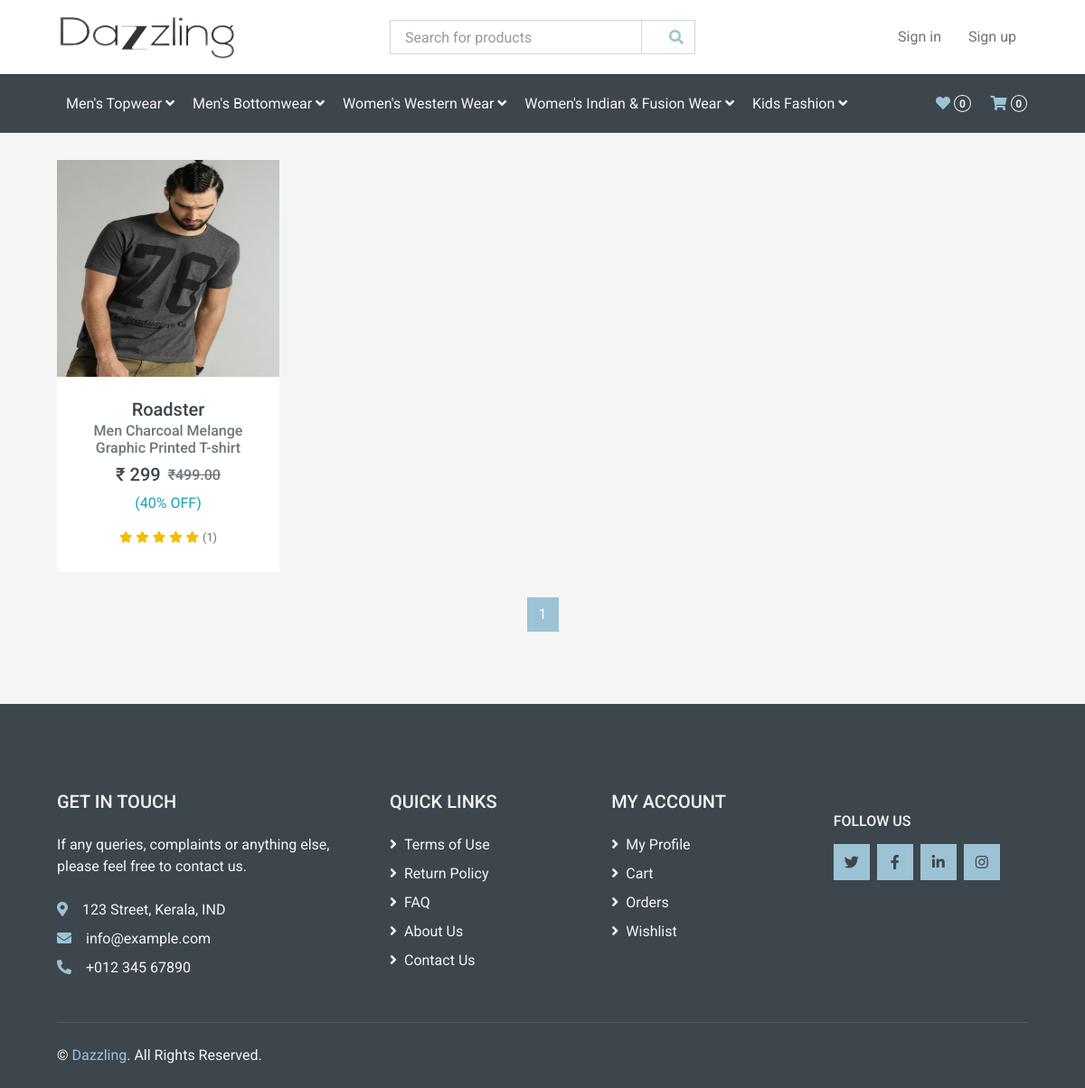
Page /products_list/t-shits/ on the committed database.
### shop/models.py (models this page shows, shortened)
class SubCategory(models.Model):
    name = models.CharField(max_length=100, unique=True)
    slug = models.SlugField(max_length=100, unique=True)
    desc = models.TextField(default='')
    img = models.ImageField(upload_to='subcat', default='')

class Products(models.Model):
    name = models.CharField(max_length=100)
    desc = models.CharField(max_length=150)
    slug = models.SlugField(max_length=150, unique=True)
    img = models.ImageField(upload_to='products')
    img1 = models.ImageField(upload_to='products', default='')
    img2 = models.ImageField(upload_to='products', default='')
    color = models.CharField(max_length=50, default='')
    sec_color = models.CharField(max_length=50, default='', blank=True)
    info = models.TextField(default='')
    fabric = models.CharField(max_length=50, default='')
    length = models.CharField(max_length=50, default='', blank=True)
    pattern = models.CharField(max_length=50, default='', blank=True)
    occasion = models.CharField(max_length=50, default='')
    ideal_for = models.CharField(max_length=50, default='')
    wash_care = models.CharField(max_length=50, default='')
    brand = models.ForeignKey(Brands, on_delete=models.CASCADE, default='')
    stock_xs = models.IntegerField(default=0)
    stock_s = models.IntegerField(default=0)
    stock_m = models.IntegerField(default=0)
    stock_l = models.IntegerField(default=0)
    stock_xl = models.IntegerField(default=0)
    available = models.BooleanField(default=True)
    price = models.FloatField()
    shipping = models.IntegerField(default=0)
    category = models.ForeignKey(Category, on_delete=models.CASCADE)
    sub_category = models.ForeignKey(SubCategory, on_delete=models.CASCADE, blank=True, null=True, default='')
    featured = models.BooleanField(default=False)
    offer = models.ForeignKey(Offers, on_delete=models.CASCADE, blank=True, null=True, default='')
    avg_review = models.FloatField(default=0)
    tot_reviews = models.IntegerField(default=0)
    def get_url(self):
        return reverse('product_detail', args=[self.category.slug, self.slug])
    def actual_price(self):
        off = self.offer.offer * 0.01
        discount = self.price * off
        act_price = self.price-discount
        return int(act_price)

class Offers(models.Model):
    name = models.CharField(max_length=100)
    offer = models.IntegerField()
    slug = models.SlugField(max_length=100, unique=True)
    expiry = models.DateField()

### shop/views.py (the view)
# urls.py: path('products_list/<slug:c_slug>/', views.products_list, name='products_list'),
def products_list(request, c_slug):
    c_page = get_object_or_404(Category, slug=c_slug)
    products = Products.objects.filter(category=c_page, available=True).order_by('-id')
    paginator = Paginator(products,12)
    try:
        page = int(request.GET.get('page','1'))
    except:
        page = 1
    try:
        pro = paginator.page(page)
    except(EmptyPage,InvalidPage):
        pro = paginator.page(paginator.num_pages)
    data = {
        'products':products,
        'pg': pro,
        'has_next': pro.has_next(),
        'has_previous': pro.has_previous(),
    }
    return render(request, 'products.html', data)

### templates/products.html (shortened to what this page needs)
{% extends 'base.html' %}
{% load static %}
{% load app_tags %}
{% block content %}
<div class="container-fluid">
    <div class="row px-xl-5">
        <div class="col-lg-12 col-md-8">
            <div class="row pb-3">
                {% for product in pg.object_list %}
                <div class="col-lg-3 col-md-6 col-sm-6 pb-1">
                    <div class="product-item bg-light mb-4">
                        <div class="product-img position-relative overflow-hidden">
                            <img class="img-fluid w-100" style="height: 15rem;" src="{{ product.img.url }}" alt="">
                            <div class="product-action">
                            </div>
                        </div>
                        <div class="text-center p-4">
                            <a class="h5 text-decoration-none text-truncate" href="{{ product.get_url }}">
                                {{ product.name }}</a>
                            <p class="h6 text-muted">{{ product.desc|truncatewords:6 }}</p>
                            <div class="d-flex align-items-center justify-content-center mt-2">
                                <h5>₹ {{ product.actual_price }}</h5>
                                <h6 class="text-muted ml-2"><del>₹{{ product.price|floatformat:2 }}</del></h6>
                            </div>
                            <p class="text-info">({{ product.offer.offer }}% OFF)</p>
                            <div class="d-flex align-items-center justify-content-center mb-1">
                                {% for i in product.avg_review|times %}
                                <small class="fa fa-star text-star mr-1"></small>
                                {% empty %}
                                <small class="far fa-star text-star mr-1"></small>
                                <small class="far fa-star text-star mr-1"></small>
                                <small class="far fa-star text-star mr-1"></small>
                                <small class="far fa-star text-star mr-1"></small>
                                <small class="far fa-star text-star mr-1"></small>
                                {% endfor %}
                                <small>({{ product.tot_reviews }})</small>
                            </div>
                        </div>
                    </div>
                </div>
                {% endfor %}
                <div class="col-12">
                    <nav>
                        <ul class="pagination justify-content-center">
                            {% for p in pg.paginator.page_range %}
                            <li class="page-item {% if pg.number == p %} active {% endif %}"><a class="page-link"
                                    href="?qry={{qry}}&page={{p}}">{{ p }}</a>
                            </li>
                            {% endfor %}
                        </ul>
                    </nav>
                </div>
            </div>
        </div>
    </div>
</div>
{% endblock %}

### templates/base.html (shortened to what this page needs)
{% load static %}
{% load app_tags %}
<!DOCTYPE html>
<html lang="en">
<head>
    <link href="https://cdnjs.cloudflare.com/ajax/libs/font-awesome/5.10.0/css/all.min.css" rel="stylesheet">
    <link href="{% static 'lib/animate/animate.min.css' %}" rel="stylesheet">
    <link href="{% static 'lib/owlcarousel/assets/owl.carousel.min.css' %}" rel="stylesheet">
    <link href="{% static 'css/style.css' %}" rel="stylesheet">
</head>
<body>
    <div class="container-fluid">
        <div class="row align-items-center bg-light py-3 px-xl-5 d-none d-lg-flex">
            <div class="col-lg-4">
                <a href="" class="text-decoration-none">
                    <img src="{% static 'img/logo.png' %}" alt="logo" style="height: 50px; width: 200px;">
                </a>
            </div>
            <div class="col-lg-4 col-6 text-left">
                <form action="{% url 'search' %}" method="get" id="search">
                    <div class="input-group">
                        <input type="text" class="form-control" name="qry" id="inp" placeholder=" Search for products">
                        <div class="input-group-append">
                            <span class="input-group-text bg-transparent text-primary">
                                <button class="btn btn-sm" type="submit"></button><i class="fa fa-search"></i>
                            </span>
                        </div>
                    </div>
                </form>
            </div>
            {% if user != None %}
            <div class="col-lg-4 col-6">
                <div class="nav-item dropdown">
                    <a href="#" class="nav-link dropdown-toggle h6 text-dark" data-toggle="dropdown">
                        {{ user.first_name}}&nbsp;{{ user.last_name}}
                    </a>
                    <div class="dropdown-menu bg-primary rounded-0 border-0 m-0">
                        <a href="{% url 'profile' %}" class="dropdown-item">Profile</a>
                        <a href="{% url 'cart_details' %}" class="dropdown-item">Cart</a>
                        <a href="{% url 'wishlist' %}" class="dropdown-item">Wishlist</a>
                        <a href="{% url 'orders_view' %}" class="dropdown-item">Orders</a>
                        <a href="{% url 'signout' %}" class="dropdown-item">Logout</a>
                    </div>
                </div>
            </div>
            {% else %}
            <div class="col-lg-4 col-6 text-right">
                <a href="{% url 'login' %}" class="btn">Sign in</a>
                <a href="{% url 'register' %}" class="btn">Sign up</a>
            </div>
            {% endif %}
        </div>
    </div>
    <div class="container-fluid bg-dark mb-30">
        <div class="row px-xl-5">
            <div class="col">
                <nav class="navbar navbar-expand-lg bg-dark navbar-dark py-3 py-lg-0 px-0">
                    <div class="collapse navbar-collapse justify-content-between" id="navbarCollapse">
                        <div class="navbar-nav mr-auto py-0">
                            {% for subcat in subcats %}
                            <div class="nav-item dropdown">
                                <a href="" class="nav-link dropdown-toggle" data-toggle="dropdown">
                                    {{ subcat.name }}
                                    <i class="fa fa-angle-down mt-1"></i></a>
                            </div>
                            {% endfor %}
                        </div>
                        <div class="navbar-nav ml-auto py-0 d-none d-lg-block">
                            <a href="{% url 'wishlist' %}" class="btn px-0">
                                <i class="fas fa-heart text-primary"></i>
                                <span class="badge text-secondary border border-secondary rounded-circle"
                                    style="padding-bottom: 2px;">{{ w_count }}</span>
                            </a>
                            <a href="{% url 'cart_details' %}" class="btn px-0 ml-3">
                                <i class="fas fa-shopping-cart text-primary"></i>
                                <span class="badge text-secondary border border-secondary rounded-circle"
                                    style="padding-bottom: 2px;">{{ item_count }}</span>
                            </a>
                        </div>
                    </div>
                </nav>
            </div>
        </div>
    </div>
    {% block content %}
    {% endblock %}
    <div class="container-fluid bg-dark text-secondary mt-5 pt-5">
        <div class="row px-xl-5 pt-5">
            <div class="col-lg-4 col-md-12 mb-5 pr-3 pr-xl-5">
                <h5 class="text-secondary text-uppercase mb-4">Get In Touch</h5>
                <p class="mb-4">If any queries, complaints or anything else, please feel free to contact us.</p>
                <p class="mb-2"><i class="fa fa-map-marker-alt text-primary mr-3"></i>123 Street, Kerala, IND</p>
                <p class="mb-2"><i class="fa fa-envelope text-primary mr-3"></i>info@example.com</p>
                <p class="mb-0"><i class="fa fa-phone-alt text-primary mr-3"></i>+012 345 67890</p>
            </div>
            <div class="col-lg-8 col-md-12">
                <div class="row">
                    <div class="col-md-4 mb-5">
                        <h5 class="text-secondary text-uppercase mb-4">Quick Links</h5>
                        <div class="d-flex flex-column justify-content-start">
                            <a class="text-secondary mb-2" href="#"><i class="fa fa-angle-right mr-2"></i>Terms of
                                Use</a>
                            <a class="text-secondary mb-2" href="#"><i class="fa fa-angle-right mr-2"></i>Return
                                Policy</a>
                            <a class="text-secondary mb-2" href="#"><i class="fa fa-angle-right mr-2"></i>FAQ</a>
                            <a class="text-secondary mb-2" href="#"><i class="fa fa-angle-right mr-2"></i>About
                                Us</a>
                            <a class="text-secondary" href="#"><i class="fa fa-angle-right mr-2"></i>Contact Us</a>
                        </div>
                    </div>
                    <div class="col-md-4 mb-5">
                        <h5 class="text-secondary text-uppercase mb-4">My Account</h5>
                        <div class="d-flex flex-column justify-content-start">
                            <a class="text-secondary mb-2" href="{% url 'profile' %}">
                                <i class="fa fa-angle-right mr-2"></i>My Profile</a>
                            <a class="text-secondary mb-2" href="{% url 'cart_details' %}">
                                <i class="fa fa-angle-right mr-2"></i>Cart</a>
                            <a class="text-secondary mb-2" href="{% url 'orders_view' %}">
                                <i class="fa fa-angle-right mr-2"></i>Orders</a>
                            <a class="text-secondary mb-2" href="{% url 'wishlist' %}">
                                <i class="fa fa-angle-right mr-2"></i>Wishlist</a>
                        </div>
                    </div>
                    <div class="col-md-4 mb-5">
                        <h6 class="text-secondary text-uppercase mt-4 mb-3">Follow Us</h6>
                        <div class="d-flex">
                            <a class="btn btn-primary btn-square mr-2" href="#"><i class="fab fa-twitter"></i></a>
                            <a class="btn btn-primary btn-square mr-2" href="#"><i class="fab fa-facebook-f"></i></a>
                            <a class="btn btn-primary btn-square mr-2" href="#"><i class="fab fa-linkedin-in"></i></a>
                            <a class="btn btn-primary btn-square" href="#"><i class="fab fa-instagram"></i></a>
                        </div>
                    </div>
                </div>
            </div>
        </div>
        <div class="row border-top mx-xl-5 py-4" style="border-color: rgba(256, 256, 256, .1) !important;">
            <div class="col-md-6 px-xl-0">
                <p class="mb-md-0 text-center text-md-left text-secondary">
                    &copy; <a class="text-primary" href="#">Dazzling</a>. All Rights Reserved.
                </p>
            </div>
        </div>
    </div>
</body>
</html>

### rows in the picture
SubCategory: name "Men's Topwear"
SubCategory: name "Men's Bottomwear"
SubCategory: name "Women's Western Wear"
SubCategory: name "Women's Indian & Fusion Wear"
SubCategory: name "Kids Fashion"
Products: img (picture), name "Roadster", desc "Men Charcoal Melange Graphic Printed T-shirt", actual_price "299", price "499.00", offer.offer "40", avg_review 5 (drawn), tot_reviews "1"

### other values in the picture
{{ w_count }} "0"
{{ item_count }} "0"
{{ p }} "1"
